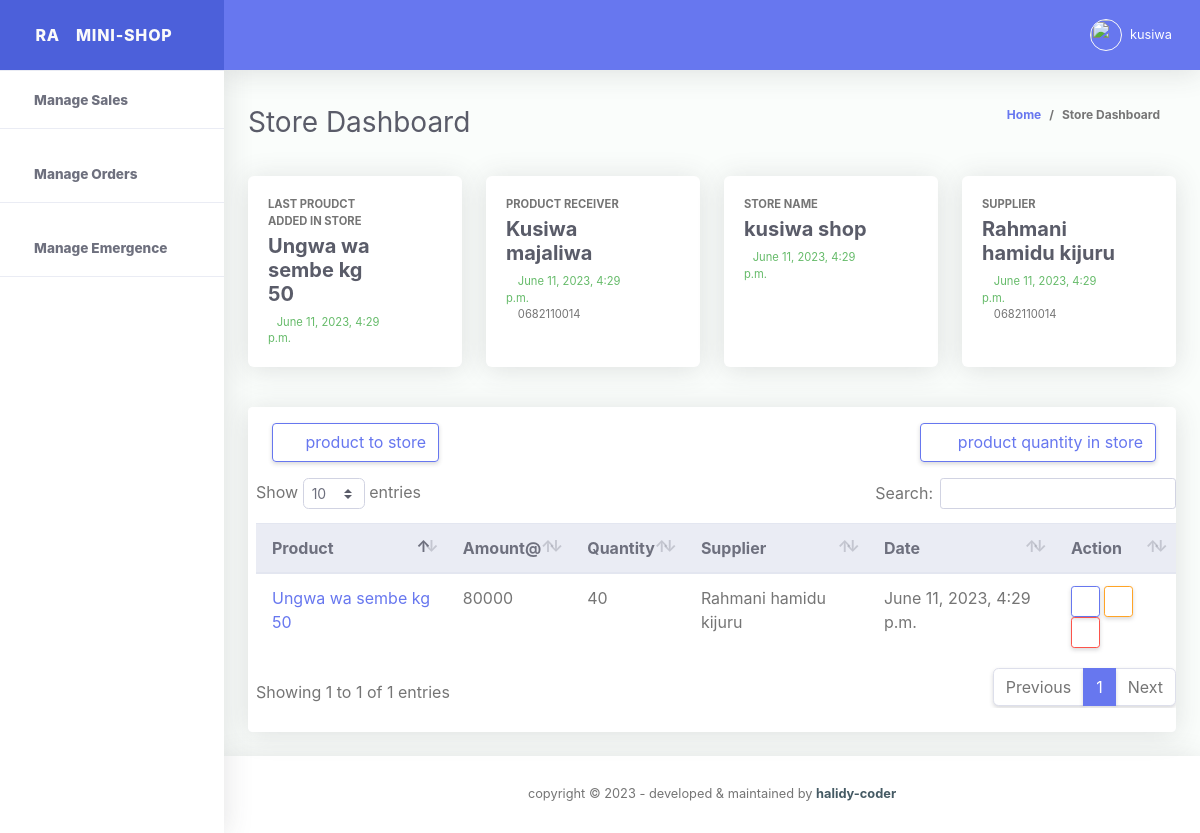
The app's page /storePage (signed in) with its own data.
### storeApp/models.py (models this page shows)
class ProductAndSupplierAndReceiverTable(models.Model):
    id = models.UUIDField(
        primary_key=True, default=uuid.uuid4, editable=False, unique=True)
    product_name = models.ForeignKey(ProductTable, on_delete=models.CASCADE)
    product_cost = models.PositiveIntegerField(
        null=True, blank=True, default=0)
    product_quantity = models.PositiveIntegerField(
        null=True, blank=True, default=0)
    total_product_cost = models.PositiveIntegerField(
        null=True, blank=True, default=0)
    amount_to_sold = models.PositiveIntegerField(null=True, blank=True)
    supplier_full_name = models.ForeignKey(
        ProductAndSupplierTable, on_delete=models.CASCADE)
    shop_info = models.ForeignKey(ShopsTable, on_delete=models.CASCADE)
    product_receiver = models.ForeignKey(
        EmployeeDetailInformations, on_delete=models.CASCADE)
    created_at = models.DateTimeField(auto_now_add=True)
    updated_at = models.DateTimeField(auto_now=True)
    class Meta:
        verbose_name_plural = 'products received '
    def __str__(self):
        return str(self.product_name)

class ProductTable(models.Model):
    id = models.UUIDField(
        primary_key=True, default=uuid.uuid4, editable=False, unique=True)
    product_name = models.CharField(max_length=100)
    created_at = models.DateTimeField(auto_now_add=True)
    updated_at = models.DateTimeField(auto_now=True)
    class Meta:
        verbose_name_plural = 'products List'
    def __str__(self):
        return str(self.product_name)

class EmployeeDetailInformations(models.Model):
    id = models.UUIDField(
        primary_key=True, default=uuid.uuid4, editable=False, unique=True)
    employee_Full_name = models.CharField(max_length=200)
    employee_gender = models.CharField(max_length=100)
    employee_email_address = models.EmailField()
    employee_start_date = models.DateField(auto_now_add=True)
    employee_phone_number1 = models.CharField(max_length=100)
    employee_phone_number2 = models.CharField(max_length=100)
    employee_residence_area = models.CharField(max_length=100)
    employee_username = models.CharField(max_length=100, null=True, blank=True)
    employee_password = models.CharField(max_length=100, null=True, blank=True)
    created_at = models.DateTimeField(auto_now_add=True)
    updated_at = models.DateTimeField(auto_now=True)
    class Meta:
        verbose_name_plural = 'list of Employees'
    def __str__(self):
        return str(self.employee_Full_name)

class ShopsTable(models.Model):
    id = models.UUIDField(
        primary_key=True, default=uuid.uuid4, editable=False, unique=True)
    shop_name = models.CharField(max_length=100)
    shop_street = models.CharField(max_length=100)
    shop_district = models.CharField(max_length=100)
    shop_region = models.CharField(max_length=100)
    shop_start_date = models.DateTimeField(auto_now_add=True)
    shop_supervisor = models.ForeignKey(
        EmployeeDetailInformations, on_delete=models.CASCADE)
    updated_at = models.DateTimeField(auto_now=True)
    class Meta:
        verbose_name_plural = 'Shops List'
    def __str__(self):
        return str(self.shop_name)

class ProductAndSupplierTable(models.Model):
    id = models.UUIDField(
        primary_key=True, default=uuid.uuid4, editable=False, unique=True)
    supplier_full_name = models.CharField(max_length=100)
    supplier_phone_number = models.CharField(max_length=100)
    gender = models.CharField(max_length=100)
    product_name = models.ForeignKey(ProductTable, on_delete=models.CASCADE)
    created_at = models.DateTimeField(auto_now_add=True)
    updated_at = models.DateTimeField(auto_now=True)
    class Meta:
        verbose_name_plural = 'suppliers products List'
    def __str__(self):
        return str(self.supplier_full_name)

### storeApp/views.py (the view, shortened to what this page needs)
# urls.py: path('storePage', views.storePage, name="storePage"),
@cache_control(no_cache=True, must_revalidate=True, no_store=True)
@login_required(login_url=LOGIN_URL)
def storePage(request):
  if request.method =="POST" and request.POST.get('product'):
    form = ProductTableForm(request.POST)
    if form.is_valid():
      form.save()
      product_name = request.POST.get('product_name')
      messages.success(request, f"{product_name} added successFull")
      return redirect("storeApp:storePage")
    else:
      messages.info(request, "please try again.")
      return redirect("storeApp:storePage")
  else:
    try:
      get_all_user_authorizations = AuthorizeUsers.objects.get(select_user = request.user)
    except:
      messages.info(request, f"{request.user} does not have any credential yet!")
      return redirect("storeApp:storePage")
    get_all_users = User.objects.all().order_by('-id')
    get_all_products = ProductTable.objects.all().order_by('-id')
    get_all_suppliers = ProductAndSupplierTable.objects.all().order_by('-updated_at')
    get_all_shops = ShopsTable.objects.all().order_by('-updated_at')
    get_all_products_received = ProductAndSupplierAndReceiverTable.objects.all().order_by('-updated_at')
    get_last_products_number = ProductAndSupplierAndReceiverTable.objects.all().count()
    get_last_products_received = ProductAndSupplierAndReceiverTable.objects.last()
    get_all_employee = EmployeeDetailInformations.objects.all().order_by('-updated_at')
    get_all_product_in_store = ProductAndSupplierAndReceiverTable.objects.all().order_by('updated_at')
    form = EmployeeDetailInformationsForm()
    template_name= "store/storePage.html"
    context = {
      'get_all_employee':get_all_employee,
      'get_last_products_received':get_last_products_received,
      'form':form,
      'get_all_products':get_all_products,
      'get_all_suppliers':get_all_suppliers,
      'get_all_shops':get_all_shops,
      'get_all_products_received':get_all_products_received,
      'get_all_user_authorizations':get_all_user_authorizations,
      'get_all_product_in_store':get_all_product_in_store,
    }
    return render(request, template_name, context)

### templates/store/storePage.html (shortened to what this page needs)
{% extends './base.html' %}
{% load static %}
{% block content %}
{% include './storeStatusBar.html' %}
{% include './storeDatatables.html' %}
{% endblock %}

### templates/store/base.html (shortened to what this page needs)
<!DOCTYPE html>
<html lang="en">
{% load static %}
<head>
  <link href="{% static './vendor/fontawesome-free/css/all.min.css' %}" rel="stylesheet" type="text/css">
  <link href="{% static './vendor/bootstrap/css/bootstrap.min.css' %}" rel="stylesheet" type="text/css">
  <link href="{% static './css/ruang-admin.min.css' %}" rel="stylesheet">
  <link href="{% static './css/chart.css' %}" rel="stylesheet">
  <link href="{% static './vendor/datatables/dataTables.bootstrap4.min.css' %}" rel="stylesheet">
  <link href="{% static './vendor/select2/dist/css/select2.min.css'%}" rel="stylesheet" type="text/css">
  <link href="{% static './vendor/bootstrap-datepicker/css/bootstrap-datepicker.min.css' %}" rel="stylesheet" >
  <link href="{% static './vendor/bootstrap-touchspin/css/jquery.bootstrap-touchspin.css' %} " rel="stylesheet" >
  <link href="{% static './vendor/clock-picker/clockpicker.css' %}" rel="stylesheet">
  <link href="{% static './css/ruang-admin.css' %}" rel="stylesheet">
</head>
<body id="page-top" >
<div id="wrapper" >
  <ul class="navbar-nav sidebar sidebar-light accordion" id="accordionSidebar">
    <a class="sidebar-brand d-flex align-items-center justify-content-center" href="homePage">
      <div class="sidebar-brand-icon">
        <span>RA</span>
      </div>
      <div class="sidebar-brand-text mx-3">MINI-SHOP</div>
    </a>
    <hr class="sidebar-divider my-0">
    {% if get_all_user_authorizations.manage_sales %}
    <li class="nav-item active">
      <a class="nav-link" href="{% url 'storeApp:salesPage' %}">
        <i class="fas far fa-money-bill-alt fa-2x text-success"></i>
        <span>Manage Sales</span></a>
    </li>
    <hr class="sidebar-divider">
    {% endif %}
    {% if get_all_user_authorizations.manage_orders %}
    <li class="nav-item active">
      <a class="nav-link" href="{% url 'storeApp:ordersPage' %}">
        <i class="fas far fas fa-cart-arrow-down fa-2x text-success"></i>
        <span>Manage Orders</span></a>
    </li>
    <hr class="sidebar-divider">
    {% endif %}
    {% if get_all_user_authorizations.manage_emergence %}
    <li class="nav-item active">
      <a class="nav-link" href="{% url 'storeApp:emergencePage' %}">
        <i class="fas far far fa-comments fa-2x text-success"></i>
        <span>Manage Emergence</span></a>
    </li>
    <hr class="sidebar-divider">
    {% endif %}
  </ul>
  <div id="content-wrapper" class="d-flex flex-column">
    <div id="content">
      <nav class="navbar navbar-expand navbar-light bg-navbar topbar mb-4 static-top">
        <button id="sidebarToggleTop" class="btn btn-link rounded-circle mr-3">
          <i class="fa fa-bars"></i>
        </button>
        <ul class="navbar-nav ml-auto">
          {% if request.user.is_authenticated %}
          <li class="nav-item dropdown no-arrow">
            <a class="nav-link dropdown-toggle" href="#" id="userDropdown" role="button" data-toggle="dropdown"
              aria-haspopup="true" aria-expanded="false">
              <img class="img-profile rounded-circle" src="{% static 'img/boy.png' %}" style="max-width: 60px">
              <span class="ml-2 d-none d-lg-inline text-white small">{{request.user.username}}</span>
            </a>
          </li>
          {% endif %}
        </ul>
      </nav>
      {% block content %}
      {% endblock %}
    <footer class="sticky-footer bg-white">
      <div class="container my-auto">
        <div class="copyright text-center my-auto">
          <span>copyright &copy; <script> document.write(new Date().getFullYear()); </script> - developed & maintained by
            <b><a href="https://halidy-coder.gitlab.io/" target="_blank">halidy-coder</a></b>
          </span>
        </div>
      </div>
    </footer>
  </body>
</html>

### templates/store/storeStatusBar.html
<div class="container-fluid" id="container-wrapper">
  <div class="d-sm-flex align-items-center justify-content-between mb-4">
    <h1 class="h3 mb-0 text-gray-800">Store Dashboard</h1>
    <ol class="breadcrumb">
      <li class="breadcrumb-item"><a href="./">Home</a></li>
      <li class="breadcrumb-item active" aria-current="page">Store Dashboard</li>
    </ol>
  </div>
  <div class="row mb-3">
    <div class="col-xl-3 col-md-6 mb-4">
      <div class="card h-100">
        <div class="card-body">
          <div class="row align-items-center">
            <div class="col mr-2">
              <div class="text-xs font-weight-bold text-uppercase mb-1">last proudct added in store</div>
              <div class="h5 mb-0 font-weight-bold text-gray-800">{{get_last_products_received}}</div>
              <div class="mt-2 mb-0 text-muted text-xs">
                <span class="text-success mr-2"><i class="fas far fa-calendar-check"></i>{{get_last_products_received.created_at}}</span>
              </div>
            </div>
            <div class="col-auto">
              <i class="fas fa-calendar fa-2x text-primary"></i>
            </div>
          </div>
        </div>
      </div>
    </div>
    <div class="col-xl-3 col-md-6 mb-4">
      <div class="card h-100">
        <div class="card-body">
          <div class="row no-gutters align-items-center">
            <div class="col mr-2">
              <div class="text-xs font-weight-bold text-uppercase mb-1">product receiver </div>
              <div class="h5 mb-0 font-weight-bold text-gray-800">{{get_last_products_received.product_receiver}}</div>
              <div class="mt-2 mb-0 text-muted text-xs">
                <span class="text-success mr-2"><i class="fas far fa-calendar-check"></i> {{get_last_products_received.updated_at}}</span>
               <br><span> <i class="fas far fas fa-phone"></i> {{get_last_products_received.product_receiver.employee_phone_number1}}</span>
              </div>
            </div>
            <div class="col-auto">
              <i class="fas fas fa-people-carry fa-2x text-success"></i>
            </div>
          </div>
        </div>
      </div>
    </div>
    <div class="col-xl-3 col-md-6 mb-4">
      <div class="card h-100">
        <div class="card-body">
          <div class="row no-gutters align-items-center">
            <div class="col mr-2">
              <div class="text-xs font-weight-bold text-uppercase mb-1">Store name</div>
              <div class="h5 mb-0 mr-3 font-weight-bold text-gray-800">{{get_last_products_received.shop_info}}</div>
              <div class="mt-2 mb-0 text-muted text-xs">
                <span class="text-success mr-2"><i class="fas far fa-calendar-check"></i>{{get_last_products_received.updated_at}} </span>
              </div>
            </div>
            <div class="col-auto">
              <i class="fas fas fa-store fa-2x text-info"></i>
            </div>
          </div>
        </div>
      </div>
    </div>
    <div class="col-xl-3 col-md-6 mb-4">
      <div class="card h-100">
        <div class="card-body">
          <div class="row no-gutters align-items-center">
            <div class="col mr-2">
              <div class="text-xs font-weight-bold text-uppercase mb-1">supplier </div>
              <div class="h5 mb-0 font-weight-bold text-gray-800">{{get_last_products_received.supplier_full_name}}</div>
              <div class="mt-2 mb-0 text-muted text-xs">
                <span class="text-success mr-2"><i class="fas far fa-calendar-check"></i> {{get_last_products_received.updated_at}}</span>
                <br>
               <span> <i class="fas far fas fa-phone"></i> {{get_last_products_received.supplier_full_name.supplier_phone_number}}</span>
              </div>
            </div>
            <div class="col-auto">
              <i class="fas fas fa-people-carry fa-2x text-warning"></i>
            </div>
          </div>
        </div>
      </div>
    </div>
  </div>
  </div>

### templates/store/storeDatatables.html (shortened to what this page needs)
{% include './receiverModal.html' %}
<div class="tabe_section">
  <div class="container-fluid">
    <div class="row">
      <div class="col-xl-12 col-lg-12 mb-4">
        <div class="card">
          <div class="card-header py-3 d-flex flex-row align-items-center justify-content-between">
            <button type="button" class="btn mx-1 btn-outline-primary" data-toggle="modal" data-target="#productSupplierReceiverModal"
            id="#productSupplierReceiverModal"><i class="fas fa-plus p-1"></i>product to store</button>
            <button type="button" class="btn  btn-outline-primary" data-toggle="modal" data-target="#productQuantityInStoreModal"
            id="#productQuantityInStoreModal"><i class="fas fa-edit p-1"></i> product quantity in store</button>
          </div>
          {% if get_all_products_received %}
          <div class="table-responsive pl-2">
            <table class="table align-items-center table-flush table-hover" id="dataTableHover">
              <thead class="thead-light">
                <tr>
                  <th>Product</th>
                  <th>Amount@</th>
                  <th>Quantity</th>
                  <th>Supplier</th>
                  <th>Date</th>
                  <th>Action</th>
                </tr>
              </thead>
              <tbody>
                {% for product in get_all_products_received %}
                <tr>
                  <td><a href="#">{{product.product_name}}</a></td>
                  <td>{{product.product_cost}}</td>
                  <td>{{product.product_quantity}}</td>
                  <td>{{product.supplier_full_name}}</td>
                  <td>{{product.created_at}}</td>
                  <td>
                    <a data-toggle="modal" data-target="#productInStoredDetailViewModal{{product.id}}" class="btn btn-sm btn-outline-primary text-primary"><i class="fas fas fa-eye"></i></a>
                    <a  data-toggle="modal" data-target="#updateproductInStoreModal{{product.id}}"
                    class="btn btn-sm btn-outline-warning"  ><i class="fas fas fas fa-pen"></i></a>
                    <a  data-toggle="modal" data-target="#deletestoreProductModal" class="btn btn-sm btn-outline-danger"><i class="fas fas fas far fa-trash-alt"></i></a>
                  </td>
                </tr>
                {% include './updateproductInStoreModal.html' %}
               {% endfor %}
          </div>
          {% endif %}
          <div class="card-footer"></div>
        </div>
      </div>
    </div>
  </div>
</div>
{% include './productQuantityInStoreModal.html' %}

### records on screen
ProductAndSupplierAndReceiverTable: product_name.product_name "Ungwa wa sembe kg 50", created_at "June 11, 2023, 4:29 p.m.", product_receiver "Kusiwa majaliwa", updated_at "June 11, 2023, 4:29 p.m.", product_receiver.employee_phone_number1 "0682110014", shop_info "kusiwa shop", supplier_full_name "Rahmani hamidu kijuru", supplier_full_name.supplier_phone_number "0682110014", product_name "Ungwa wa sembe kg 50", product_cost "80000", product_quantity "40"

### other values on screen
{{ request.user.username }} "kusiwa"
